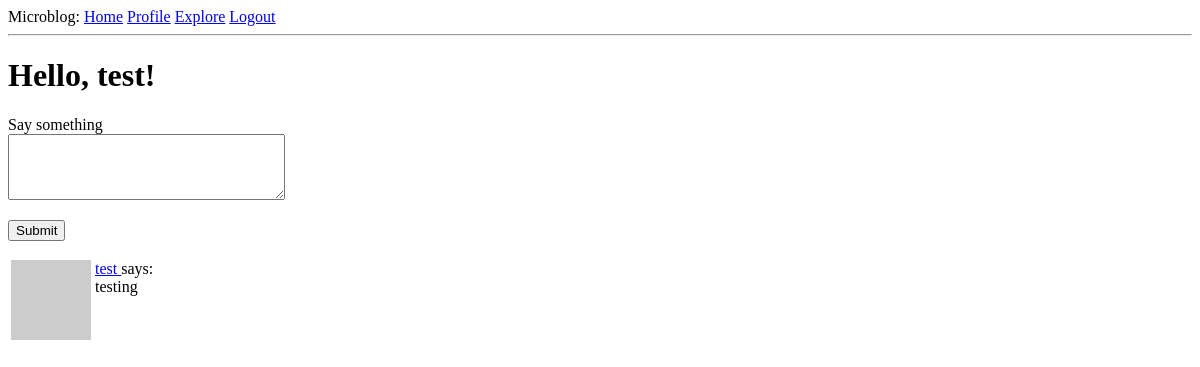
Before: /index (signed in) with the older database file.
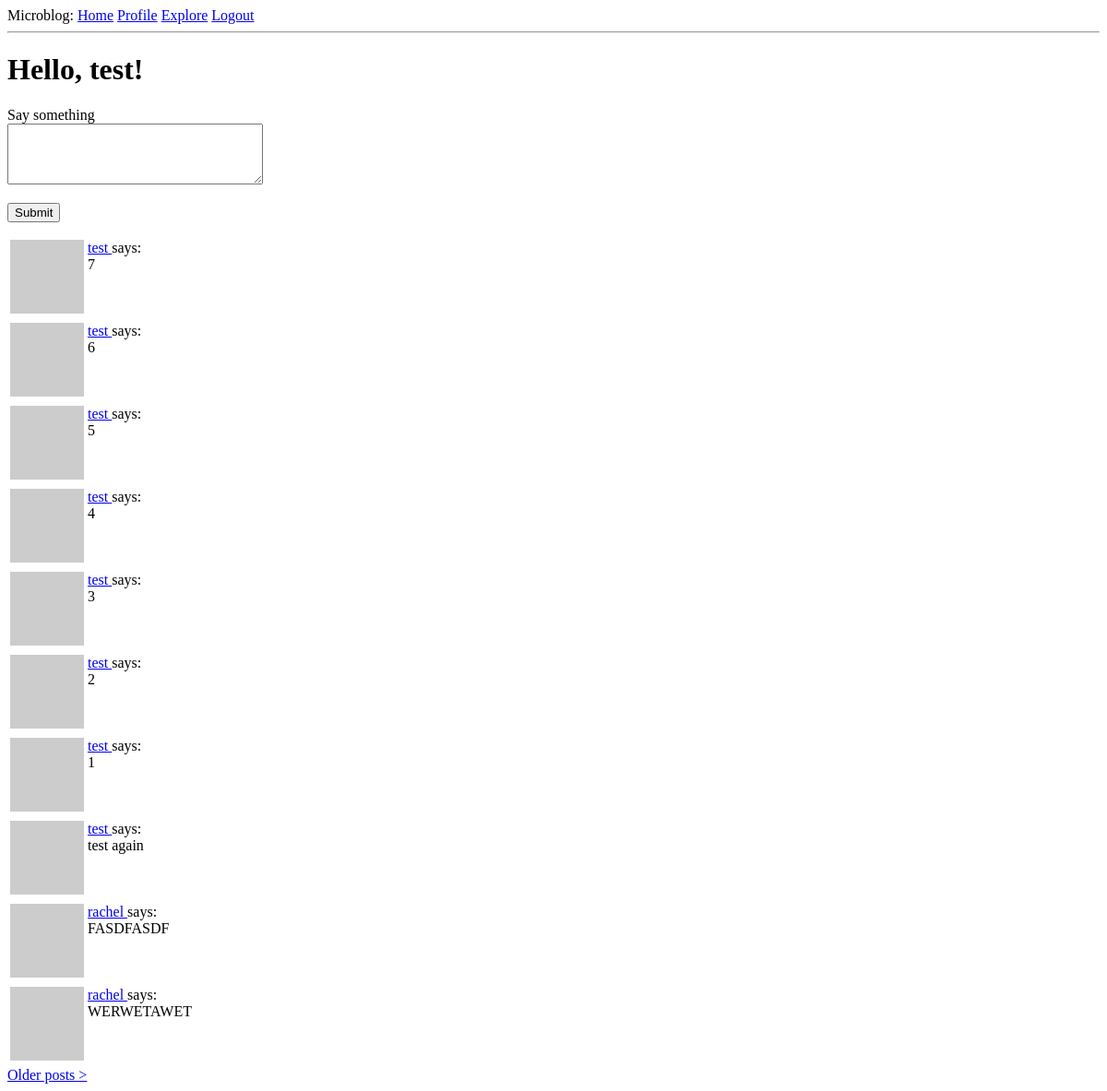
After: the same page with the newer database file.
### app/models.py (models this page shows, shortened)
class User(UserMixin, db.Model):
    id: so.Mapped[int] = so.mapped_column(primary_key=True)
    username: so.Mapped[str] = so.mapped_column(sa.String(64), index=True, unique=True)
    email: so.Mapped[str] = so.mapped_column(sa.String(120), index=True, unique=True)
    password_hash: so.Mapped[Optional[str]] = so.mapped_column(sa.String(256))
    posts: so.WriteOnlyMapped['Post'] = so.relationship(
        back_populates='author')
    def avatar(self, size):
        digest = md5(self.email.lower().encode('utf-8')).hexdigest()
        return f'https://www.gravatar.com/avatar/{digest}?d=identicon&s={size}'
    about_me: so.Mapped[Optional[str]] = so.mapped_column(sa.String(140))
    last_seen: so.Mapped[Optional[datetime]] = so.mapped_column(
        default=lambda: datetime.now(timezone.utc))
    following: so.WriteOnlyMapped['User'] = so.relationship(
        secondary=followers, primaryjoin=(followers.c.follower_id == id),
        secondaryjoin=(followers.c.followed_id == id),
        back_populates='followers')
    followers: so.WriteOnlyMapped['User'] = so.relationship(
        secondary=followers, primaryjoin=(followers.c.followed_id == id),
        secondaryjoin=(followers.c.follower_id == id),
        back_populates='following')
    def following_posts(self):
        Author = so.aliased(User)
        Follower = so.aliased(User)
        return (
            sa.select(Post)
            .join(Post.author.of_type(Author))
            .join(Author.followers.of_type(Follower), isouter=True)
            .where(sa.or_(Follower.id == self.id, Author.id == self.id))
            .group_by(Post)
            .order_by(Post.timestamp.desc())
        )

class Post(db.Model):
    id: so.Mapped[int] = so.mapped_column(primary_key=True)
    body: so.Mapped[str] = so.mapped_column(sa.String(140))
    timestamp: so.Mapped[datetime] = so.mapped_column(
        index=True, default=lambda: datetime.now(timezone.utc))
    user_id: so.Mapped[int] = so.mapped_column(sa.ForeignKey(User.id), index=True)
    author: so.Mapped[User] = so.relationship(back_populates='posts')

### app/routes.py (the view)
@app.route('/', methods=['GET', 'POST'])
@app.route('/index', methods=['GET', 'POST'])
@login_required
def index():
    form = PostForm()
    if form.validate_on_submit():
        post = Post(body=form.post.data, author=current_user)
        db.session.add(post)
        db.session.commit()
        flash('Your post is now live!')
        return redirect(url_for('index'))
    page = request.args.get('page', 1, type=int)
    posts = db.paginate(current_user.following_posts(), page=page, per_page=app.config['POSTS_PER_PAGE'], error_out=False)
    next_url = url_for('index', page=posts.next_num) \
        if posts.has_next else None
    prev_url = url_for('index', page=posts.prev_num) \
        if posts.has_prev else None
    return render_template('index.html', title='Home Page',
                           form=form, posts=posts.items,
                           next_url=next_url, prev_url=prev_url)

### app/forms.py
class PostForm(FlaskForm):
    post = TextAreaField('Say something', validators=[
        DataRequired(), Length(min=1, max=140)])
    submit = SubmitField('Submit')

### app/models.py (called while the page is built)
@login.user_loader
def load_user(id):
    return db.session.get(User, int(id))

### app/routes.py (called while the page is built)
@app.before_request
def before_request():
    if current_user.is_authenticated:
        current_user.last_seen = datetime.now(timezone.utc)
        db.session.commit()

### app/templates/index.html (shortened to what this page needs)
{% extends "base.html" %} {% block content %}
<h1>Hello, {{ current_user.username }}!</h1>
{% if form %}
<form action="" method="post">
  <p>
    {{ form.post.label }}<br />
    {{ form.post(cols=32, rows=4) }}
  </p>
  <p>{{ form.submit() }}</p>
</form>
{% endif %} {% for post in posts %} {% include '_post.html' %} {% endfor %}  {% if next_url %}
<a href="{{ next_url }}">Older posts &#62;</a>
{% endif %} {% endblock %}

### app/templates/base.html (shortened to what this page needs)
<!DOCTYPE html>
<html lang="en">
  <head>
  </head>
  <body>
    <div>
      Microblog:
      <a href="{{ url_for('index') }}">Home</a>
      {% if current_user.is_anonymous %}
      <a href="{{ url_for('login') }}">Login</a>
      {% else %}
      <a href="{{ url_for('user', username=current_user.username) }}">Profile</a>
      <a href="{{ url_for('explore') }}">Explore</a>
      <a href="{{ url_for('logout') }}">Logout</a>
      {% endif %}
    </div>
    <hr />
     {% block content %}{% endblock %}
  </body>
</html>

### app/templates/_post.html
<table>
    <tr valign="top">
        <td><img src="{{ post.author.avatar(36) }}" alt="post avatar"></td>
        <td>
            <a href="{{ url_for('user', username=post.author.username) }}">
                {{ post.author.username }}
            </a>
            says:<br>{{ post.body }}
        </td>
    </tr>
</table>

Changed rows visible on the page:
no longer on this page (row unchanged): Post: author.username "test", body "testing"
added Post: author.username "test", body "7"
added Post: author.username "test", body "6"
added Post: author.username "test", body "5"
added Post: author.username "test", body "4"
added Post: author.username "test", body "3"
added Post: author.username "test", body "2"
added Post: author.username "test", body "1"
added Post: author.username "test", body "test again"
added Post: author.username "rachel", body "FASDFASDF"
added Post: author.username "rachel", body "WERWETAWET"
Other visible differences:
text now shown: "Older posts >"
